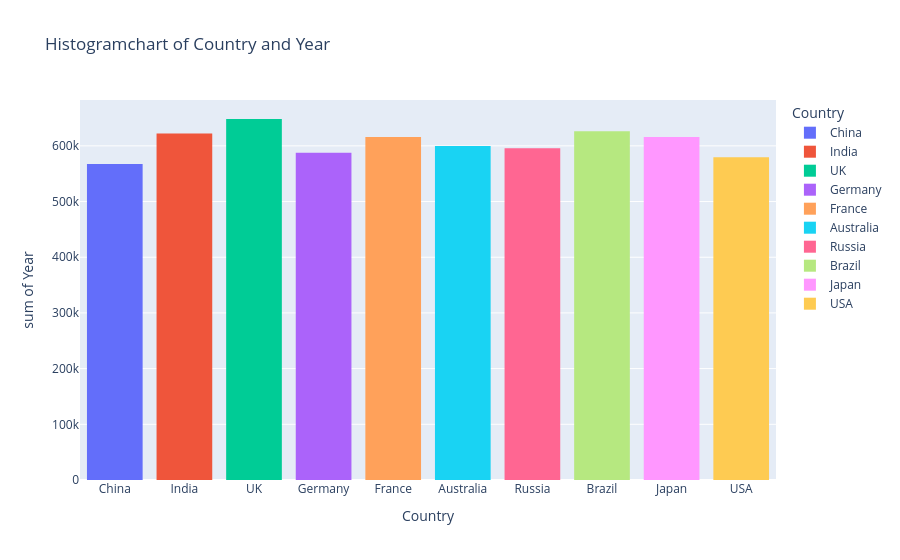

The code cell stored with this chart in its notebook:
### Code cell
fix=px.histogram(df,x="Country",y="Year",color="Country",title="Histogramchart of Country and Year ")
fix.show()

### Figure 1 — Plotly figure (JSON) as saved in the notebook; plotly's stock layout.template omitted (floating-point values rounded to 4 significant figures; data arrays with more than 128 entries replaced by an {"elided": "..."} marker saying what was removed)
{"data": [{"bingroup": "x", "histfunc": "sum", "hovertemplate": "Country=%{x}<br>sum of Year=%{y}<extra></extra>", "legendgroup": "China", "marker": {"color": "#636efa", "pattern": {"shape": ""}}, "name": "China", "orientation": "v", "showlegend": true, "type": "histogram", "x": {"elided": "281 str values"}, "xaxis": "x", "y": {"elided": "281 int values"}, "yaxis": "y"}, {"bingroup": "x", "histfunc": "sum", "hovertemplate": "Country=%{x}<br>sum of Year=%{y}<extra></extra>", "legendgroup": "India", "marker": {"color": "#EF553B", "pattern": {"shape": ""}}, "name": "India", "orientation": "v", "showlegend": true, "type": "histogram", "x": {"elided": "308 str values"}, "xaxis": "x", "y": {"elided": "308 int values"}, "yaxis": "y"}, {"bingroup": "x", "histfunc": "sum", "hovertemplate": "Country=%{x}<br>sum of Year=%{y}<extra></extra>", "legendgroup": "UK", "marker": {"color": "#00cc96", "pattern": {"shape": ""}}, "name": "UK", "orientation": "v", "showlegend": true, "type": "histogram", "x": {"elided": "321 str values"}, "xaxis": "x", "y": {"elided": "321 int values"}, "yaxis": "y"}, {"bingroup": "x", "histfunc": "sum", "hovertemplate": "Country=%{x}<br>sum of Year=%{y}<extra></extra>", "legendgroup": "Germany", "marker": {"color": "#ab63fa", "pattern": {"shape": ""}}, "name": "Germany", "orientation": "v", "showlegend": true, "type": "histogram", "x": {"elided": "291 str values"}, "xaxis": "x", "y": {"elided": "291 int values"}, "yaxis": "y"}, {"bingroup": "x", "histfunc": "sum", "hovertemplate": "Country=%{x}<br>sum of Year=%{y}<extra></extra>", "legendgroup": "France", "marker": {"color": "#FFA15A", "pattern": {"shape": ""}}, "name": "France", "orientation": "v", "showlegend": true, "type": "histogram", "x": {"elided": "305 str values"}, "xaxis": "x", "y": {"elided": "305 int values"}, "yaxis": "y"}, {"bingroup": "x", "histfunc": "sum", "hovertemplate": "Country=%{x}<br>sum of Year=%{y}<extra></extra>", "legendgroup": "Australia", "marker": {"color": "#19d3f3", "pattern": {"shape": ""}}, "name": "Australia", "orientation": "v", "showlegend": true, "type": "histogram", "x": {"elided": "297 str values"}, "xaxis": "x", "y": {"elided": "297 int values"}, "yaxis": "y"}, {"bingroup": "x", "histfunc": "sum", "hovertemplate": "Country=%{x}<br>sum of Year=%{y}<extra></extra>", "legendgroup": "Russia", "marker": {"color": "#FF6692", "pattern": {"shape": ""}}, "name": "Russia", "orientation": "v", "showlegend": true, "type": "histogram", "x": {"elided": "295 str values"}, "xaxis": "x", "y": {"elided": "295 int values"}, "yaxis": "y"}, {"bingroup": "x", "histfunc": "sum", "hovertemplate": "Country=%{x}<br>sum of Year=%{y}<extra></extra>", "legendgroup": "Brazil", "marker": {"color": "#B6E880", "pattern": {"shape": ""}}, "name": "Brazil", "orientation": "v", "showlegend": true, "type": "histogram", "x": {"elided": "310 str values"}, "xaxis": "x", "y": {"elided": "310 int values"}, "yaxis": "y"}, {"bingroup": "x", "histfunc": "sum", "hovertemplate": "Country=%{x}<br>sum of Year=%{y}<extra></extra>", "legendgroup": "Japan", "marker": {"color": "#FF97FF", "pattern": {"shape": ""}}, "name": "Japan", "orientation": "v", "showlegend": true, "type": "histogram", "x": {"elided": "305 str values"}, "xaxis": "x", "y": {"elided": "305 int values"}, "yaxis": "y"}, {"bingroup": "x", "histfunc": "sum", "hovertemplate": "Country=%{x}<br>sum of Year=%{y}<extra></extra>", "legendgroup": "USA", "marker": {"color": "#FECB52", "pattern": {"shape": ""}}, "name": "USA", "orientation": "v", "showlegend": true, "type": "histogram", "x": {"elided": "287 str values"}, "xaxis": "x", "y": {"elided": "287 int values"}, "yaxis": "y"}], "layout": {"barmode": "relative", "legend": {"title": {"text": "Country"}, "tracegroupgap": 0}, "title": {"text": "Histogramchart of Country and Year "}, "xaxis": {"anchor": "y", "categoryarray": ["China", "India", "UK", "Germany", "France", "Australia", "Russia", "Brazil", "Japan", "USA"], "categoryorder": "array", "domain": [0, 1], "title": {"text": "Country"}}, "yaxis": {"anchor": "x", "domain": [0, 1], "title": {"text": "sum of Year"}}}}
